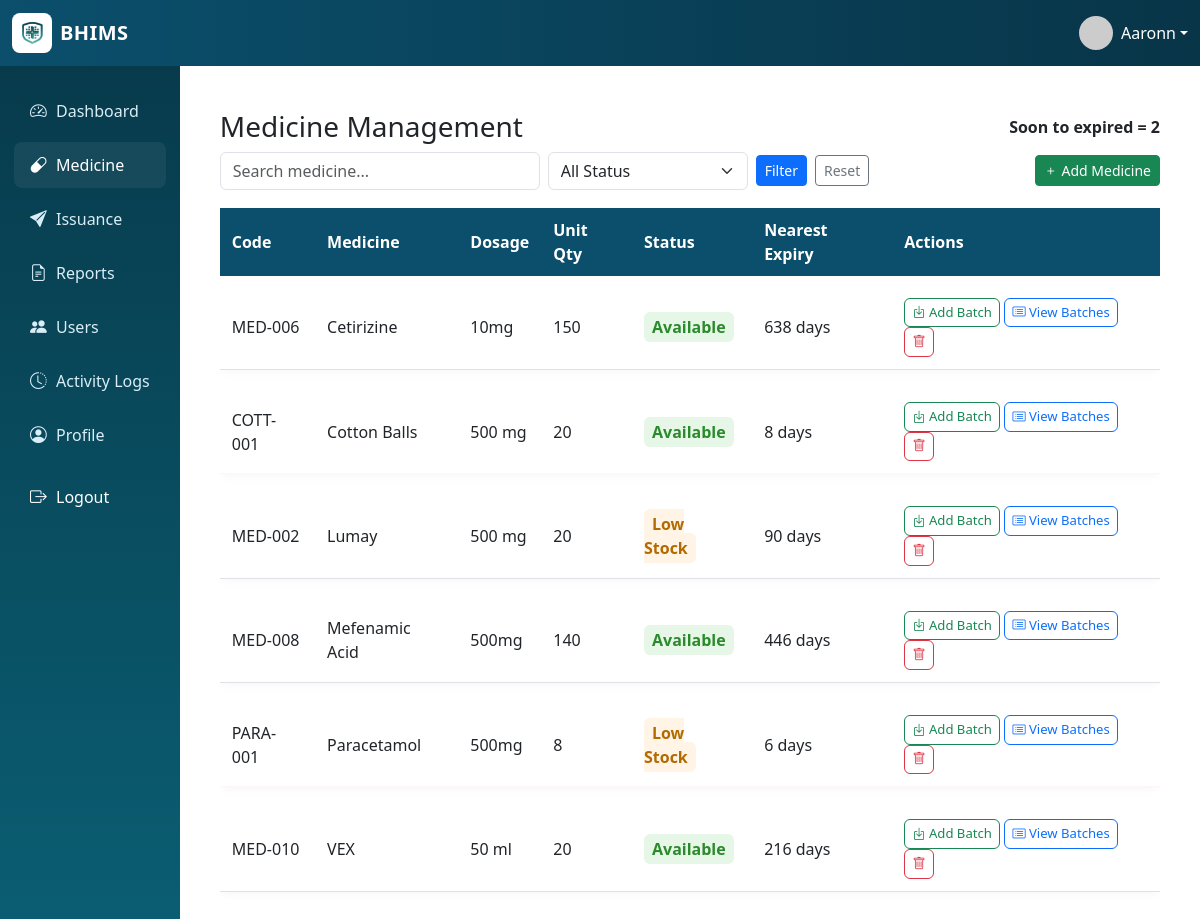
The app's page /medicine.php (signed in) with its own data.
### tables this page shows
CREATE TABLE `medicine` (
  `med_id` int(11) NOT NULL,
  `item_code` varchar(100) DEFAULT NULL,
  `item_name` varchar(255) DEFAULT NULL,
  `dosage` varchar(50) DEFAULT NULL,
  `expiry_date` date DEFAULT NULL,
  `quantity` int(11) DEFAULT 0,
  `category` varchar(50) DEFAULT NULL,
  `supplier` varchar(255) DEFAULT NULL,
  `status` enum('Available','Low Stock','Expired') DEFAULT 'Available',
  `date_received` date DEFAULT NULL,
  `added_by` int(11) DEFAULT NULL,
  `created_at` timestamp NULL DEFAULT NULL,
  `updated_at` timestamp NULL DEFAULT NULL,
  `generic_name` varchar(255) DEFAULT NULL,
  `form` varchar(50) DEFAULT NULL,
  `unit` varchar(50) DEFAULT 'pcs',
  `min_stock` int(11) DEFAULT 0
);

### medicine.php (the view, shortened to what this page needs)
<?php
require_once 'header.php';
require_once 'functions.php';
$sql = "SELECT m.med_id, m.item_code, m.item_name, m.dosage, m.unit, m.min_stock, m.status,
               COALESCE(SUM(b.quantity_remaining),0) AS total_stock
        FROM medicine m
        LEFT JOIN batches b
          ON b.medicine_id = m.med_id
          AND (b.expiry_date IS NULL OR b.expiry_date >= CURDATE())
        WHERE 1=1";
$sql .= " GROUP BY m.med_id";
$sql .= " ORDER BY m.item_name ASC";
$stmt = $mysqli->prepare($sql);
$stmt->execute();
$rows = $stmt->get_result()->fetch_all(MYSQLI_ASSOC);
$derived = []; $soon_count = 0;
$today = new DateTimeImmutable('today');
foreach ($rows as $r) {
    $row = $r;
    $row['quantity'] = (int)$r['total_stock'];
    $row['derived_status'] = $r['status'] ?? 'Available';
    $row['is_expired'] = false; $row['is_soon'] = false; $row['days_to_expiry'] = null;
    $stmt2 = $mysqli->prepare("SELECT expiry_date FROM batches WHERE medicine_id = ? AND quantity_remaining > 0 AND expiry_date IS NOT NULL ORDER BY expiry_date ASC LIMIT 1");
    if ($stmt2) {
        $stmt2->bind_param('i', $r['med_id']);
        $stmt2->execute();
        $res2 = $stmt2->get_result();
        $nx = $res2->fetch_assoc();
        $nearest_expiry = $nx['expiry_date'] ?? null;
        if (!empty($nearest_expiry) && $nearest_expiry !== '0000-00-00') {
            try {
                $exp = new DateTimeImmutable($nearest_expiry);
                $days = (int) floor(($exp->getTimestamp() - $today->getTimestamp())/86400);
                $row['days_to_expiry'] = $days;
                if ($days < 0) $row['is_expired'] = true;
                elseif ($days <= 30) $row['is_soon'] = true;
            } catch (Exception $e) { $row['days_to_expiry'] = null; }
        }
    }
    if ($row['is_expired']) $row['derived_status']='Expired';
    elseif ($row['quantity'] <= 0) $row['derived_status']='Out of Stock';
    elseif ($row['quantity'] < max(1, (int)$r['min_stock'])) $row['derived_status']='Low Stock';
    else $row['derived_status']='Available';
    if ($row['is_soon'] && !$row['is_expired']) $soon_count++;
    $derived[] = $row;
}
?>
<!doctype html>
<html>
<head>
<link href="https://cdn.jsdelivr.net/npm/bootstrap@5.3.0/dist/css/bootstrap.min.css" rel="stylesheet">
<link href="https://cdn.jsdelivr.net/npm/bootstrap-icons@1.10.5/font/bootstrap-icons.css" rel="stylesheet">
</head>
<body>
<div class="container-fluid py-3">
   <div class="d-flex justify-content-between align-items-center mb-2">
    <h3 class="mb-0">Medicine Management</h3>
    <div class="d-flex align-items-center gap-2">
      <div style="font-weight:600">Soon to expired = <?php echo (int)$soon_count ?></div>
    </div>
  </div>
  <form method="get" class="d-flex gap-2 align-items-center mb-2">
    <input type="text"
           name="search"
           value="<?php echo htmlspecialchars($_GET['search'] ?? '') ?>"
           placeholder="Search medicine..."
           class="form-control"
           style="max-width:320px;">
    <select name="status" class="form-select" style="max-width:200px;">
        <option value="">All Status</option>
    </select>
    <button class="btn btn-primary btn-sm" type="submit">Filter</button>
    <a href="medicine.php" class="btn btn-outline-secondary btn-sm">Reset</a>
    <div style="margin-left:auto;">
      <a id="openUnifiedBtn" href="medicine.php?action=add" class="btn btn-sm btn-success"><i class="bi bi-plus"></i> Add Medicine</a>
    </div>
  </form>
  <div class="table-responsive">
    <table class="table table-modern table-hover w-100">
      <thead class="bg-dark text-white">
        <tr>
          <th>Code</th><th>Medicine</th><th>Dosage</th><th>Unit Qty</th><th>Status</th><th>Nearest Expiry</th><th>Actions</th>
        </tr>
      </thead>
      <tbody>
        <?php if (empty($derived)): ?>
          <tr><td colspan="8">No records found.</td></tr>
        <?php else: foreach ($derived as $r):
            $tr_class = $r['is_expired'] ? 'row-expired' : ($r['is_soon'] ? 'row-soon-expire' : '');
        ?>
          <tr class="<?php echo $tr_class ?>">
            <td><?php echo htmlspecialchars($r['item_code'] ?? '')?></td>
            <td><?php echo htmlspecialchars($r['item_name'])?></td>
            <td><?php echo htmlspecialchars($r['dosage'] ?? '')?></td>
            <td><?php echo (int)$r['quantity']?></td>
            <td>
              <?php
                $ds = $r['derived_status'];
                if ($ds === 'Available') echo '<span class="badge-available">Available</span>';
                elseif ($ds === 'Low Stock') echo '<span class="badge-low">Low Stock</span>';
                elseif ($ds === 'Out of Stock') echo '<span class="badge-out">Out of Stock</span>';
                else echo '<span class="badge-expired">Expired</span>';
              ?>
            </td>
            <td><?php echo htmlspecialchars($r['days_to_expiry'] !== null ? ($r['days_to_expiry'] < 0 ? 'Expired' : $r['days_to_expiry'].' days') : '—')?></td>
            <td>
              <?php
                $data_attrs = [
                  'id'=>$r['med_id'],'item_code'=>$r['item_code'] ?? '','item_name'=>$r['item_name'],
                  'unit'=>$r['unit'] ?? 'pcs','min_stock'=>$r['min_stock'] ?? 0,'quantity'=>$r['quantity']
                ];
                $data_str = '';
                foreach ($data_attrs as $k=>$v) $data_str .= ' data-'.$k.'="'.htmlspecialchars($v,ENT_QUOTES).'"';
              ?>
              <button class="btn btn-xs btn-outline-success openAddBatch" <?php echo $data_str?> title="Add Batch"><i class="bi bi-box-arrow-in-down"></i> Add Batch</button>
              <button class="btn btn-xs btn-outline-primary openViewBatches" <?php echo $data_str?> title="View Batches"><i class="bi bi-card-list"></i> View Batches</button>
              <a class="btn btn-xs btn-outline-danger" href="medicine.php?action=delete&id=<?php echo $r['med_id']?>" onclick="return confirm('Delete?')"><i class="bi bi-trash"></i></a>
            </td>
          </tr>
        <?php endforeach; endif; ?>
      </tbody>
    </table>
  </div>
</div>
</body>
</html>

### assets/css/style.css (style rules this page uses)
body { font-family: "Inter", system-ui, -apple-system, "Segoe UI", Roboto, "Helvetica Neue", Arial; background: #f3f6f9; color: #263238; }
.table thead th { background: transparent; color: #0b4f6c; font-weight: 700; border-bottom: 2px solid #e9eef3; }
.table tbody tr td { vertical-align: middle; }
.table.table-modern { border-collapse: separate; border-spacing: 0 10px; }
.table-modern thead th { background-color: #0b4f6c !important; color: #ffffff !important; font-weight: 700; border: 0; padding: 10px 12px; }
.table-modern tbody tr { background: #fbfdff; border-radius: 8px; box-shadow: 0 3px 8px rgba(10, 20, 30, 0.03); }
.table-modern tbody tr td { vertical-align: middle; padding: 12px; }
.table-modern tbody tr + tr td { border-top: 10px solid transparent; }
.badge-available { background: #e6f3ff; color: #0b66a6; border-radius: 999px; padding: 6px 10px; font-weight: 600; }
.badge-low { background: #fff7ed; color: #b45309; border-radius: 999px; padding: 6px 10px; font-weight: 600; }

### medicine.php (style rules this page uses)
.table-modern th,.table-modern td { padding:12px 10px;vertical-align:middle }
.row-soon-expire { background-color:#fff6f6 }
.badge-available { background:#e7f7e7;padding:4px 8px;border-radius:6px;color:#2b8a2b;font-weight:600 }
.badge-low { background:#fff4e5;padding:4px 8px;border-radius:6px;color:#b36a00;font-weight:600 }
.btn-xs { padding:.25rem .45rem; font-size:.82rem; border-radius:6px; }
.row-soon-expire { background: #fff2f2; color: #3b1f1f; transition: background .12s ease; }
.row-soon-expire td, .row-soon-expire th { border-color: rgba(255,0,0,0.04); }

### records on screen
medicine: item_code "MED-006", item_name "Cetirizine", dosage "10mg", quantity "150", status "Available", days_to_expiry "638 days"
medicine: item_code "COTT-001", item_name "Cotton Balls", dosage "500 mg", quantity "20", status "Available", min_stock "8 days"
medicine: item_code "MED-002", item_name "Lumay", dosage "500 mg", quantity "20", shows "Low Stock", days_to_expiry "90 days"
medicine: item_code "MED-008", item_name "Mefenamic Acid", dosage "500mg", quantity "140", status "Available", days_to_expiry "446 days"
medicine: item_code "PARA-001", item_name "Paracetamol", dosage "500mg", quantity "8", shows "Low Stock", days_to_expiry "6 days"
medicine: item_code "MED-010", item_name "VEX", dosage "50 ml", quantity "20", status "Available", days_to_expiry "216 days"

### other values on screen
$current_user_name "Aaronn"
$soon_count "2"
